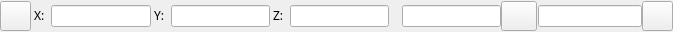
<ui version="4.0">
  <author>Mohammad Al-Turany/S.Linev</author>
  <class>TGo4TreeViewer</class>
  <widget class="QWidget">
    <property name="geometry" >
      <rect>
        <x>0</x>
        <y>0</y>
        <width>673</width>
        <height>32</height>
      </rect>
    </property>
    <property name="windowTitle" >
      <string>Go4 Tree Viewer</string>
    </property>
    <property name="windowIcon" >
      <iconset>:/icons/go4logo2_big.png</iconset>
    </property>
    <property name="toolTip" stdset="0" >
      <string>Drag/drop tree leaves from browser, edit expressions, fill target histogram by RET or button.</string>
    </property>
    <layout class="QGridLayout" >
      <property name="margin" >
        <number>0</number>
      </property>
      <property name="spacing" >
        <number>0</number>
      </property>
      <item row="0" column="0" >
        <widget class="QPushButton" name="TreeDrawBtn" >
          <property name="sizePolicy" >
            <sizepolicy>
              <hsizetype>0</hsizetype>
              <vsizetype>0</vsizetype>
              <horstretch>0</horstretch>
              <verstretch>0</verstretch>
            </sizepolicy>
          </property>
          <property name="minimumSize" >
            <size>
              <width>30</width>
              <height>30</height>
            </size>
          </property>
          <property name="text" >
            <string/>
          </property>
          <property name="icon" >
            <pixmap>:/icons/draw_t.png</pixmap>
          </property>
          <property name="toolTip" stdset="0" >
            <string>Fill target histogram from treedraw expression.</string>
          </property>
        </widget>
      </item>
      <item row="0" column="4" >
        <layout class="QHBoxLayout" >
          <property name="margin" >
            <number>0</number>
          </property>
          <property name="spacing" >
            <number>6</number>
          </property>
          <item>
            <widget class="QLabel" name="PixmapLabel5" >
              <property name="sizePolicy" >
                <sizepolicy>
                  <hsizetype>0</hsizetype>
                  <vsizetype>0</vsizetype>
                  <horstretch>0</horstretch>
                  <verstretch>0</verstretch>
                </sizepolicy>
              </property>
              <property name="pixmap" >
                <pixmap>:/icons/editcut_1.png</pixmap>
              </property>
              <property name="scaledContents" >
                <bool>true</bool>
              </property>
              <property name="wordWrap" >
                <bool>false</bool>
              </property>
            </widget>
          </item>
          <item>
            <widget class="QGo4LineEdit" name="CutEdt" >
              <property name="toolTip" stdset="0" >
                <string>TTree::Draw cut expression (RET=fill)</string>
              </property>
            </widget>
          </item>
        </layout>
      </item>
      <item row="0" column="3" >
        <layout class="QHBoxLayout" >
          <property name="margin" >
            <number>0</number>
          </property>
          <property name="spacing" >
            <number>6</number>
          </property>
          <item>
            <widget class="QLabel" name="TextLabel2_3" >
              <property name="sizePolicy" >
                <sizepolicy>
                  <hsizetype>0</hsizetype>
                  <vsizetype>0</vsizetype>
                  <horstretch>0</horstretch>
                  <verstretch>0</verstretch>
                </sizepolicy>
              </property>
              <property name="font" >
                <font>
                  <family>Engraver</family>
                </font>
              </property>
              <property name="text" >
                <string> Z:</string>
              </property>
              <property name="wordWrap" >
                <bool>false</bool>
              </property>
            </widget>
          </item>
          <item>
            <widget class="QGo4LineEdit" name="ZFieldEdt" >
              <property name="toolTip" stdset="0" >
                <string>TTree::Draw variable for axis 3 (RET=fill)</string>
              </property>
            </widget>
          </item>
        </layout>
      </item>
      <item row="0" column="1" >
        <layout class="QHBoxLayout" >
          <property name="margin" >
            <number>0</number>
          </property>
          <property name="spacing" >
            <number>6</number>
          </property>
          <item>
            <widget class="QLabel" name="TextLabel2" >
              <property name="sizePolicy" >
                <sizepolicy>
                  <hsizetype>0</hsizetype>
                  <vsizetype>0</vsizetype>
                  <horstretch>0</horstretch>
                  <verstretch>0</verstretch>
                </sizepolicy>
              </property>
              <property name="font" >
                <font>
                  <family>Engraver</family>
                </font>
              </property>
              <property name="text" >
                <string> X:</string>
              </property>
              <property name="wordWrap" >
                <bool>false</bool>
              </property>
            </widget>
          </item>
          <item>
            <widget class="QGo4LineEdit" name="XFieldEdt" >
              <property name="toolTip" stdset="0" >
                <string>TTree::Draw variable for axis 1 (RET=fill)</string>
              </property>
            </widget>
          </item>
        </layout>
      </item>
      <item row="0" column="2" >
        <layout class="QHBoxLayout" >
          <property name="margin" >
            <number>0</number>
          </property>
          <property name="spacing" >
            <number>6</number>
          </property>
          <item>
            <widget class="QLabel" name="TextLabel2_2" >
              <property name="sizePolicy" >
                <sizepolicy>
                  <hsizetype>0</hsizetype>
                  <vsizetype>0</vsizetype>
                  <horstretch>0</horstretch>
                  <verstretch>0</verstretch>
                </sizepolicy>
              </property>
              <property name="font" >
                <font>
                  <family>Engraver</family>
                </font>
              </property>
              <property name="text" >
                <string> Y:</string>
              </property>
              <property name="wordWrap" >
                <bool>false</bool>
              </property>
            </widget>
          </item>
          <item>
            <widget class="QGo4LineEdit" name="YFieldEdt" >
              <property name="toolTip" stdset="0" >
                <string>TTree::Draw variable for axis 2 (RET=fill)</string>
              </property>
            </widget>
          </item>
        </layout>
      </item>
      <item row="0" column="6" >
        <widget class="QPushButton" name="TreeClearBtn" >
          <property name="sizePolicy" >
            <sizepolicy>
              <hsizetype>0</hsizetype>
              <vsizetype>0</vsizetype>
              <horstretch>0</horstretch>
              <verstretch>0</verstretch>
            </sizepolicy>
          </property>
          <property name="minimumSize" >
            <size>
              <width>30</width>
              <height>30</height>
            </size>
          </property>
          <property name="maximumSize" >
            <size>
              <width>50</width>
              <height>32767</height>
            </size>
          </property>
          <property name="text" >
            <string/>
          </property>
          <property name="icon" >
            <pixmap>:/icons/clear.png</pixmap>
          </property>
          <property name="shortcut" >
            <string/>
          </property>
          <property name="toolTip" stdset="0" >
            <string>Clear all text fields of tree viewer</string>
          </property>
        </widget>
      </item>
      <item row="0" column="5" >
        <layout class="QHBoxLayout" >
          <item>
            <widget class="QPushButton" name="NewHistBtn" >
              <property name="sizePolicy" >
                <sizepolicy>
                  <hsizetype>0</hsizetype>
                  <vsizetype>0</vsizetype>
                  <horstretch>0</horstretch>
                  <verstretch>0</verstretch>
                </sizepolicy>
              </property>
              <property name="minimumSize" >
                <size>
                  <width>30</width>
                  <height>30</height>
                </size>
              </property>
              <property name="maximumSize" >
                <size>
                  <width>50</width>
                  <height>50</height>
                </size>
              </property>
              <property name="text" >
                <string/>
              </property>
              <property name="icon" >
                <pixmap>:/icons/hiscre.png</pixmap>
              </property>
              <property name="toolTip" stdset="0" >
                <string>Create new histogram.</string>
              </property>
            </widget>
          </item>
          <item>
            <widget class="QGo4LineEdit" name="HistNameEdt" >
              <property name="toolTip" stdset="0" >
                <string>Name of the target histogram to fill. Will be created if none of this name exists (RET=fill).</string>
              </property>
            </widget>
          </item>
        </layout>
      </item>
    </layout>
  </widget>
  <layoutdefault spacing="1" margin="1" />
  <tabstops>
    <tabstop>XFieldEdt</tabstop>
    <tabstop>YFieldEdt</tabstop>
    <tabstop>ZFieldEdt</tabstop>
    <tabstop>CutEdt</tabstop>
    <tabstop>HistNameEdt</tabstop>
    <tabstop>NewHistBtn</tabstop>
    <tabstop>TreeClearBtn</tabstop>
  </tabstops>
  <customwidgets>
    <customwidget>
      <class>QGo4LineEdit</class>
      <extends>QLineEdit</extends>
      <header>QGo4LineEdit.h</header>
      <container>0</container>
    </customwidget>
  </customwidgets>
</ui>
